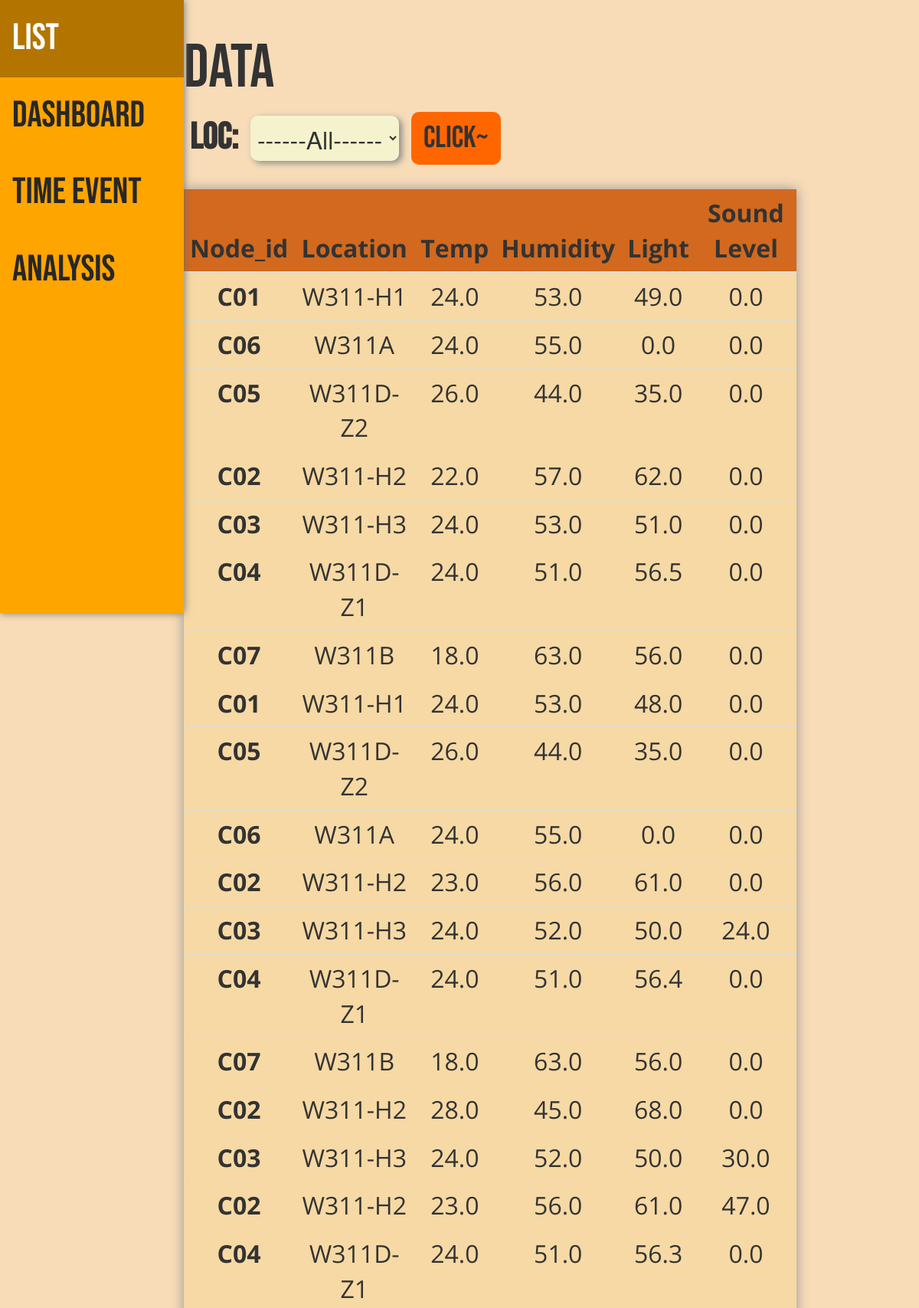
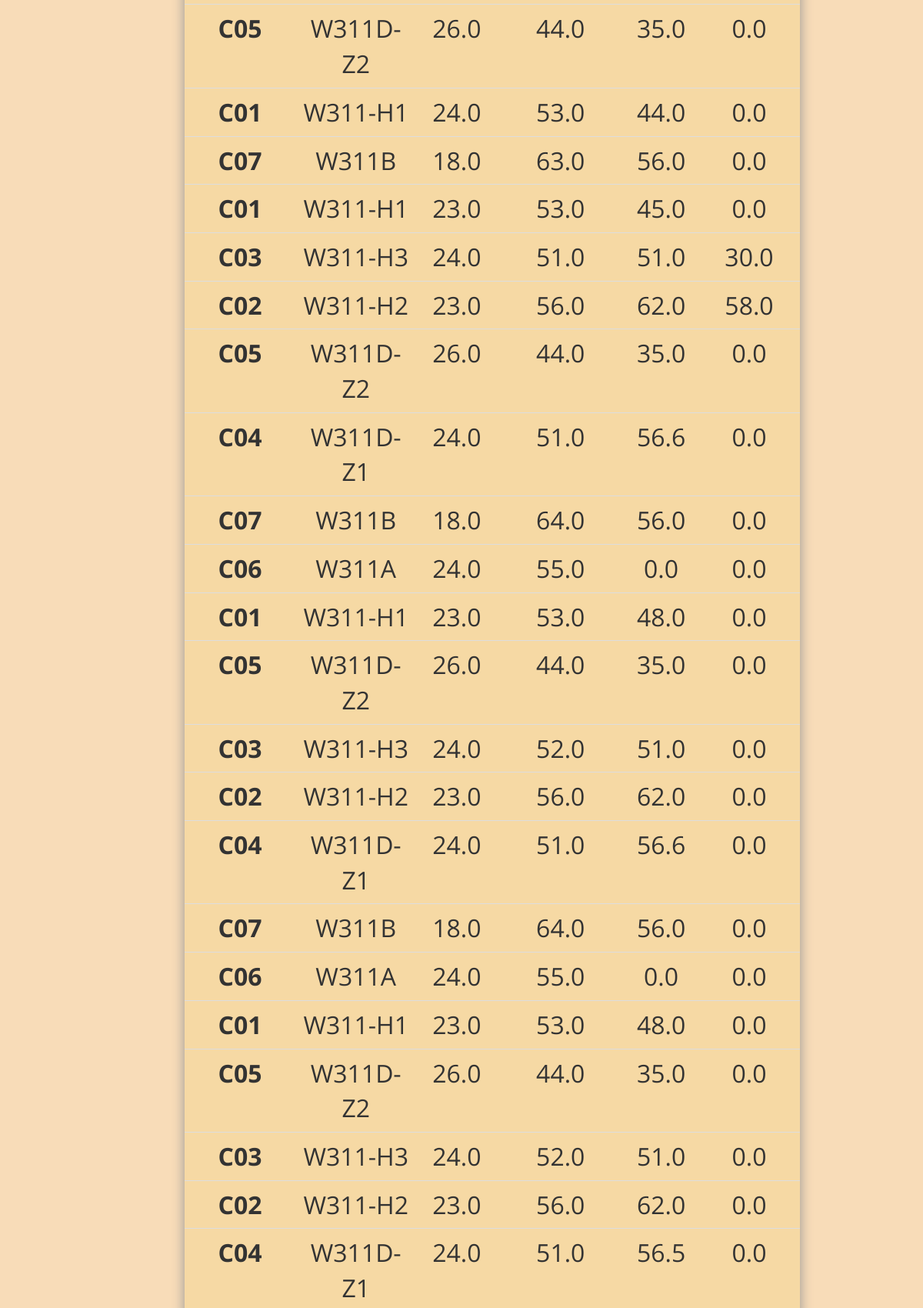
The app's page /data/ (upper part) with its own data (2 pictures, top to bottom).
### CollectData/models.py (models this page shows, shortened)
class Data(models.Model):
    node_id = models.CharField(max_length= 10)
    loc = models.CharField(max_length=15)
    temp = models.DecimalField(decimal_places = 1, max_digits=5)
    hum = models.DecimalField(decimal_places = 1, max_digits=5)
    light = models.DecimalField(decimal_places = 1, max_digits=5)
    snd = models.DecimalField(decimal_places = 1, max_digits=5)
    date_created = models.DateTimeField(auto_now_add=True)
    class Meta:
        ordering = ['id']

### CollectData/views.py (the view)
# urls.py: path("", views.index, name="analysis"),
def index(request):
    data = Data.objects.all()
    if request.method == "POST":
        form = DataForm(request.POST)
        if form.is_valid():
            loc = form.cleaned_data.get("loc")
            if loc == "null":
                data = Data.objects.all()
            else:
                data = Data.objects.filter(loc=loc)
    else:
        form = DataForm()
    p = Paginator(data, 50)
    page_number = request.GET.get("page")
    page_obj = p.get_page(page_number)
    context = {
        "form": form,
        'page_number': page_number,
        "page_obj": page_obj,
    }
    return render(request, "data.html", context=context)

### CollectData/forms.py
class DataForm(ModelForm):
    class Meta: # Attach additional information
        model = Data
        fields = ('loc',)
        data = Data.objects.all()
        venue = []
        for datum in data:
            skip = False
            for item in venue:
                if datum.loc == item:
                    skip = True
                    break
            if not skip:
                venue.append(datum.loc)
        tup = (("null", "------All------"), )
        for item in venue:
            tup = tup + ((item, item),)
        LOC_CHOICES = tup
        widgets = {'loc': forms.Select(choices=LOC_CHOICES)}

### CollectData/templates/data.html (shortened to what this page needs)
{%extends 'base.html'%}
{%block style%}
{%load static%}
<link rel="stylesheet" href="{%static 'css/data.css'%}">
{%endblock%}
{%block content%}
<span class="page-topic">Data</span>
<form method="POST" action="" class="search-location">
  {{form}}
  <button class="myBtn">Click~</button>
</form>
<table class="table">
  <thead class="thead-dark">
    <tr class="table-header">
      <th scope="col" class="table-center">Node_id</th>
      <th scope="col" class="table-center">Location</th>
      <th scope="col" class="table-center">Temp</th>
      <th scope="col" class="table-center">Humidity</th>
      <th scope="col" class="table-center">Light</th>
      <th scope="col" class="table-center">Sound Level</th>
    </tr>
  </thead>
  <tbody>
    {%for datum in page_obj%}
    <tr class="table-body">
      <th class="table-center">{{datum.node_id}}</th>
      <td class="table-center">{{datum.loc}}</td>
      <td class="table-center">{{datum.temp}}</td>
      <td class="table-center">{{datum.hum}}</td>
      <td class="table-center">{{datum.light}}</td>
      <td class="table-center">{{datum.snd}}</td>
    </tr>
    {%endfor%}
  </tbody>
</table>
{%endblock%}

### CollectData/templates/base.html (shortened to what this page needs)
<!doctype html>
<html>
<head>
    {%load static%}
    <link rel="stylesheet" href="{%static 'css/base.css'%}">
    <link rel="stylesheet" href="https://maxcdn.bootstrapcdn.com/bootstrap/3.4.1/css/bootstrap.min.css">
    {%block style%}{%endblock%}
</head>
<body class="body">
    <nav class="nav-bar">
        <ul>
            <a href="{%url 'index'%}">
                <li class="nav-item">L<span class="hidden-text">IST</span></li>
            </a>
            <a href="{%url 'dashboard'%}">
                <li class="nav-item">D<span class="hidden-text">ASHBOARD</span></li>
            </a>
            <a href="{%url 'search'%}">
                <li class="nav-item">T<span class="hidden-text">IME EVENT</span></li>
            </a>
            <a href="{%url 'analysis'%}">
                <li class="nav-item">A<span class="hidden-text">NALYSIS</span></li>
            </a>
        </ul>
    </nav>
    <main class="content">
        {%block content%}{%endblock%}
    </main>
</body>
</html>

### CollectData/static/css/base.css (style rules this page uses)
:root { --default-font-size: 16px; font-size: var(--default-font-size); }
body { margin: 0; padding: 0; }
.body { background-color: rgb(248, 220, 184); }
.nav-bar { position: fixed; width: 5rem; height: 100vh; background-color: orange; box-shadow: 0 0 10px rgb(110, 110, 110); transition: all 200ms; display: flex; flex-direction: column; align-items: center; }
.nav-bar ul { padding: 0; margin: 0; list-style: none; font-size: 3rem; width: 100%; font-family: 'Bebas Neue', cursive; text-align: center; }
.nav-bar ul a { text-decoration: none; color: rgb(39, 39, 39); }
.nav-item { padding: 1rem; }
.hidden-text { display: none; }
.content { padding: 10rem; padding-top: 2rem; margin-left: 5rem; font-size: 2rem; }
.page-topic { font-family: 'Bebas Neue', cursive; font-size: 5rem; }
label { font-family: 'Bebas Neue', cursive; font-size: 3rem; }
select, input { border-radius: 10px; padding: 5px; font-family: 'Open Sans', sans-serif; background-color: #f5f3cd; border: none; box-shadow: 4px 3px 8px rgb(139, 139, 139); }
.myBtn { font-family: 'Bebas Neue', cursive; border-radius: 10px; padding: 0.1rem 1rem; font-size: 2.5rem; transition: all 200ms; background-color: rgb(255, 102, 0); border: none; }
.table-header { background-color: chocolate; }
.table { font-size: 2rem; font-family: 'Open Sans', sans-serif; border: none; box-shadow: 0 0 15px rgb(148, 148, 148); margin: 2rem 0; }
.table > tbody > tr > td, .table > tbody > tr > th, .table > tfoot > tr > td, .table > tfoot > tr > th, .table > thead > tr > td, .table > thead > tr > th { border-color: rgb(77, 77, 77); }
.table-center { text-align: center; }
.table-body { background-color: rgb(246, 217, 164); transition: background-color 200ms; }

### CollectData/static/css/data.css (style rules this page uses)
.search-location { display: flex; }
.search-location > * { margin: 0 0.5rem; }
.search-location > select { margin-top: 5px; margin-bottom: 5px; }

### records on screen
Data: node_id "C01", loc "W311-H1", temp "24.0", hum "53.0", light "49.0", snd "0.0"
Data: node_id "C06", loc "W311A", temp "24.0", hum "55.0", light "0.0", snd "0.0"
Data: node_id "C05", loc "W311D-Z2", temp "26.0", hum "44.0", light "35.0", snd "0.0"
Data: node_id "C02", loc "W311-H2", temp "22.0", hum "57.0", light "62.0", snd "0.0"
Data: node_id "C03", loc "W311-H3", temp "24.0", hum "53.0", light "51.0", snd "0.0"
Data: node_id "C04", loc "W311D-Z1", temp "24.0", hum "51.0", light "56.5", snd "0.0"
Data: node_id "C07", loc "W311B", temp "18.0", hum "63.0", light "56.0", snd "0.0"
Data: node_id "C01", loc "W311-H1", temp "24.0", hum "53.0", light "48.0", snd "0.0"
Data: node_id "C05", loc "W311D-Z2", temp "26.0", hum "44.0", light "35.0", snd "0.0"
Data: node_id "C06", loc "W311A", temp "24.0", hum "55.0", light "0.0", snd "0.0"
Data: node_id "C02", loc "W311-H2", temp "23.0", hum "56.0", light "61.0", snd "0.0"
Data: node_id "C03", loc "W311-H3", temp "24.0", hum "52.0", light "50.0", snd "24.0"
Data: node_id "C04", loc "W311D-Z1", temp "24.0", hum "51.0", light "56.4", snd "0.0"
Data: node_id "C07", loc "W311B", temp "18.0", hum "63.0", light "56.0", snd "0.0"
Data: node_id "C02", loc "W311-H2", temp "28.0", hum "45.0", light "68.0", snd "0.0"
Data: node_id "C03", loc "W311-H3", temp "24.0", hum "52.0", light "50.0", snd "30.0"
Data: node_id "C02", loc "W311-H2", temp "23.0", hum "56.0", light "61.0", snd "47.0"
Data: node_id "C04", loc "W311D-Z1", temp "24.0", hum "51.0", light "56.3", snd "0.0"
Data: node_id "C05", loc "W311D-Z2", temp "26.0", hum "44.0", light "35.0", snd "0.0"
Data: node_id "C01", loc "W311-H1", temp "24.0", hum "53.0", light "44.0", snd "0.0"
Data: node_id "C07", loc "W311B", temp "18.0", hum "63.0", light "56.0", snd "0.0"
Data: node_id "C01", loc "W311-H1", temp "23.0", hum "53.0", light "45.0", snd "0.0"
Data: node_id "C03", loc "W311-H3", temp "24.0", hum "51.0", light "51.0", snd "30.0"
Data: node_id "C02", loc "W311-H2", temp "23.0", hum "56.0", light "62.0", snd "58.0"
Data: node_id "C05", loc "W311D-Z2", temp "26.0", hum "44.0", light "35.0", snd "0.0"
Data: node_id "C04", loc "W311D-Z1", temp "24.0", hum "51.0", light "56.6", snd "0.0"
Data: node_id "C07", loc "W311B", temp "18.0", hum "64.0", light "56.0", snd "0.0"
Data: node_id "C06", loc "W311A", temp "24.0", hum "55.0", light "0.0", snd "0.0"
Data: node_id "C01", loc "W311-H1", temp "23.0", hum "53.0", light "48.0", snd "0.0"
Data: node_id "C05", loc "W311D-Z2", temp "26.0", hum "44.0", light "35.0", snd "0.0"
Data: node_id "C03", loc "W311-H3", temp "24.0", hum "52.0", light "51.0", snd "0.0"
Data: node_id "C02", loc "W311-H2", temp "23.0", hum "56.0", light "62.0", snd "0.0"
Data: node_id "C04", loc "W311D-Z1", temp "24.0", hum "51.0", light "56.6", snd "0.0"
Data: node_id "C07", loc "W311B", temp "18.0", hum "64.0", light "56.0", snd "0.0"
Data: node_id "C06", loc "W311A", temp "24.0", hum "55.0", light "0.0", snd "0.0"
Data: node_id "C01", loc "W311-H1", temp "23.0", hum "53.0", light "48.0", snd "0.0"
Data: node_id "C05", loc "W311D-Z2", temp "26.0", hum "44.0", light "35.0", snd "0.0"
Data: node_id "C03", loc "W311-H3", temp "24.0", hum "52.0", light "51.0", snd "0.0"
Data: node_id "C02", loc "W311-H2", temp "23.0", hum "56.0", light "62.0", snd "0.0"
Data: node_id "C04", loc "W311D-Z1", temp "24.0", hum "51.0", light "56.5", snd "0.0"
